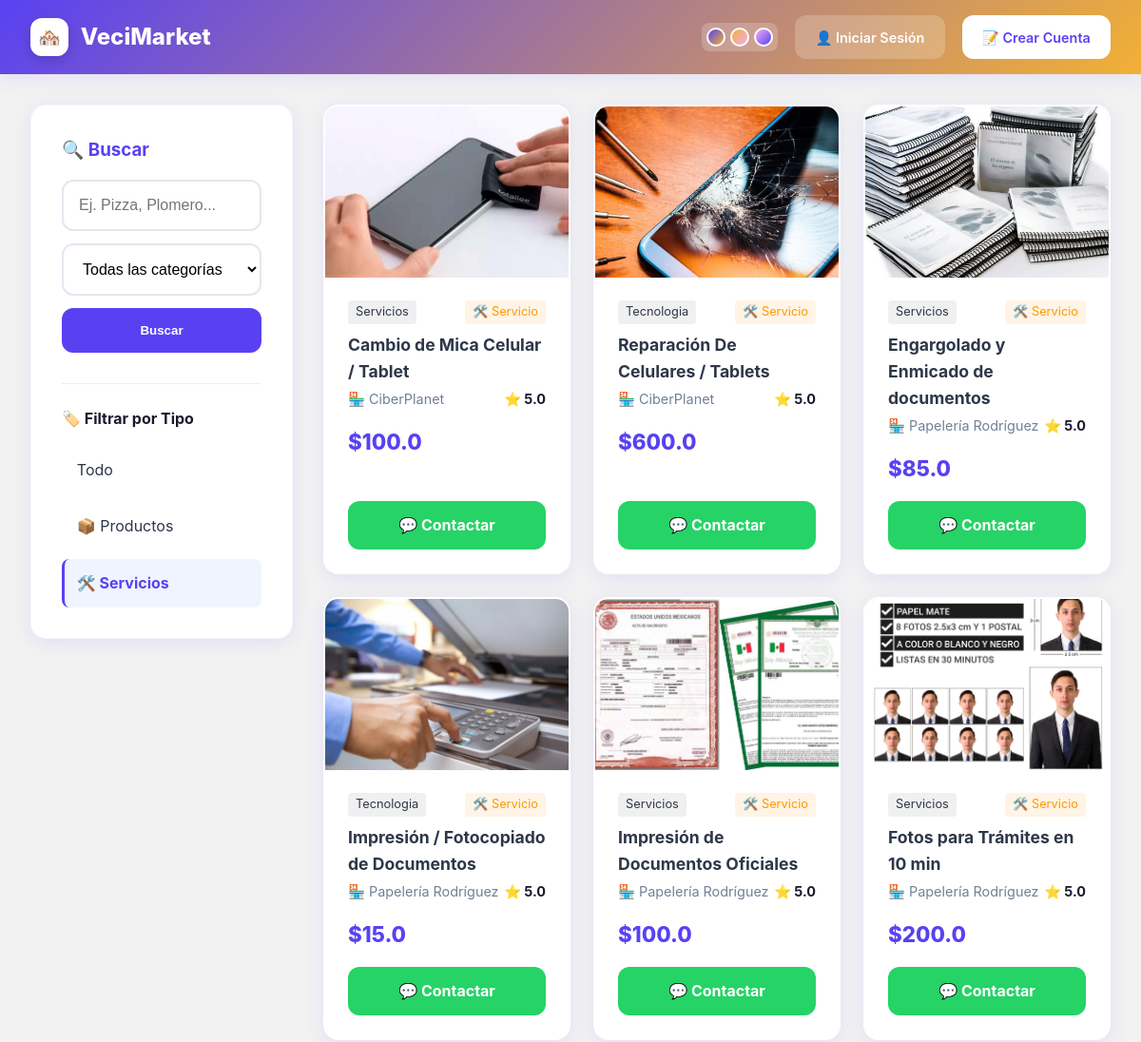
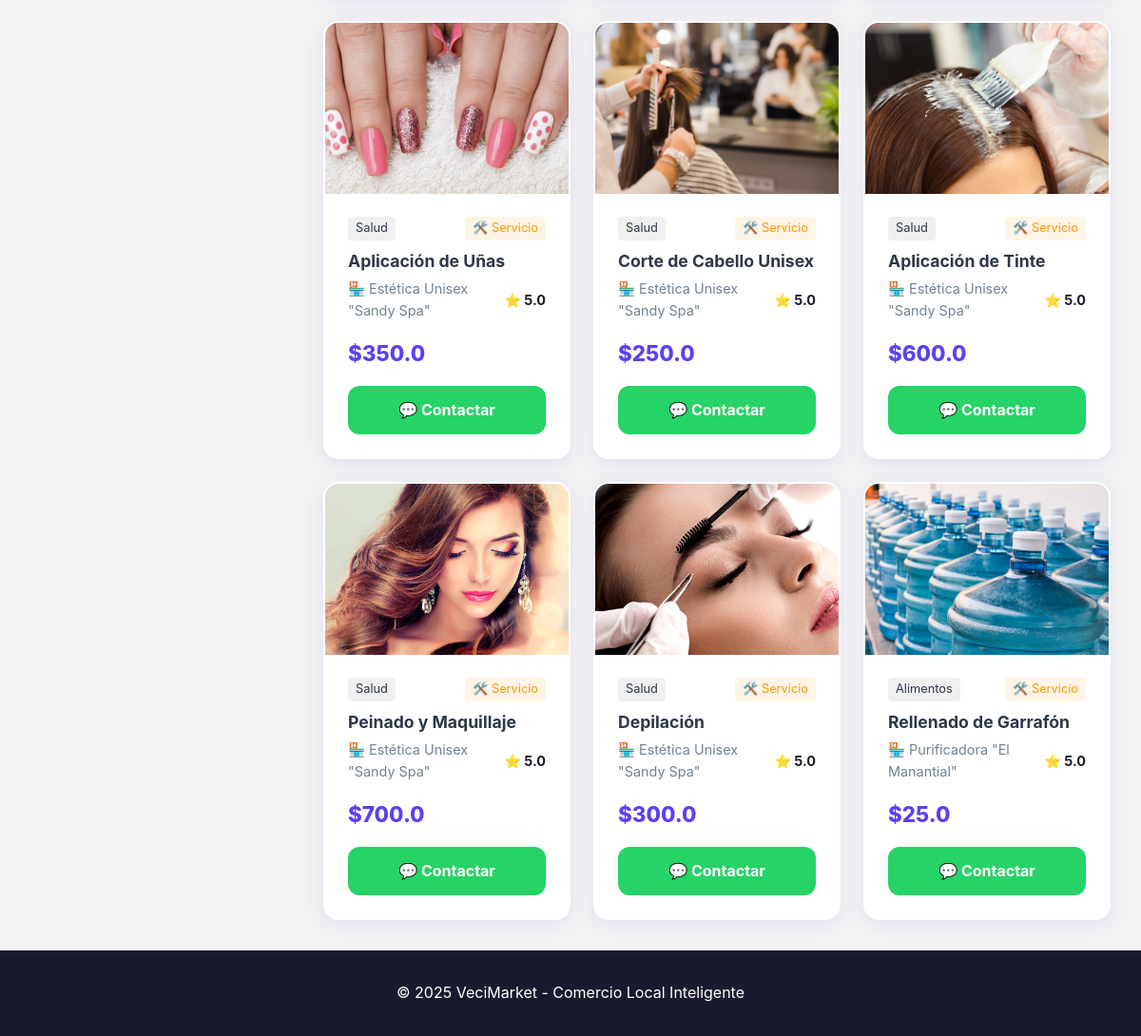
The page /catalogo?tipo=servicio on the database its author committed (2 pictures, top to bottom).
### app/models.py (models this page shows)
class Producto(db.Model):
    id = db.Column(db.Integer, primary_key=True)
    nombre = db.Column(db.String(100), nullable=False)
    precio = db.Column(db.Float, nullable=False)
    descripcion = db.Column(db.Text, nullable=True)
    categoria = db.Column(db.String(50), default='General')
    imagen = db.Column(db.String(100), default='default.jpg')
    tipo = db.Column(db.String(20), default='producto')
    stock_actual = db.Column(db.Integer, default=0)
    stock_minimo = db.Column(db.Integer, default=5)
    tienda_id = db.Column(db.Integer, db.ForeignKey('usuario.id'), nullable=False)

class Usuario(UserMixin, db.Model):
    id = db.Column(db.Integer, primary_key=True)
    email = db.Column(db.String(100), unique=True, nullable=False)
    password = db.Column(db.String(100), nullable=False)
    nombre = db.Column(db.String(100), nullable=False)
    rol = db.Column(db.String(20), nullable=False)
    telefono = db.Column(db.String(20), nullable=True)
    direccion_tienda = db.Column(db.String(200), nullable=True)
    calificacion = db.Column(db.Float, default=5.0)
    productos = db.relationship('Producto', backref='propietario', lazy=True)
    compras = db.relationship('Pedido', foreign_keys='Pedido.cliente_id', backref='cliente', lazy=True)
    entregas = db.relationship('Pedido', foreign_keys='Pedido.repartidor_id', backref='repartidor', lazy=True)

### app/market/routes.py (the view)
@market.route('/catalogo')
def catalogo():
    categoria = request.args.get('categoria')
    busqueda = request.args.get('q')
    query = Producto.query.filter(Producto.stock_actual > 0)
    if categoria:
        query = query.filter_by(categoria=categoria)
    if busqueda:
        query = query.filter(Producto.nombre.contains(busqueda))
    productos = query.all()
    categorias_raw = db.session.query(Producto.categoria).distinct().all()
    categorias = [c[0] for c in categorias_raw]
    return render_template('market/index.html', productos=productos, categorias=categorias)

### app/templates/market/index.html (shortened to what this page needs)
{% extends "base.html" %}
{% block content %}
<div class="grid" style="grid-template-columns: 1fr 3fr; gap: 2rem; align-items: start;">
    <div>
        <div class="card" style="position: sticky; top: 100px;">
            <h3 style="color: var(--primary); margin-bottom: 1rem;">🔍 Buscar</h3>
            <form action="{{ url_for('market.catalogo') }}" method="GET" style="margin-bottom: 2rem;">
                <input type="text" name="q" placeholder="Ej. Pizza, Plomero..." value="{{ request.args.get('q', '') }}" style="margin-bottom: 0.8rem;">
                <select name="categoria" style="margin-bottom: 0.8rem; cursor: pointer;">
                    <option value="">Todas las categorías</option>
                </select>
                <button class="btn-primary" type="submit">Buscar</button>
            </form>
            <hr style="border: 0; border-top: 1px solid #eee; margin: 1.5rem 0;">
            <h4 style="color: var(--dark); margin-bottom: 1rem; font-size: 1rem;">🏷️ Filtrar por Tipo</h4>
            <div style="display: flex; flex-direction: column; gap: 0.5rem;">
                <a href="{{ url_for('market.catalogo') }}" class="cat-link {% if not request.args.get('tipo') %}active{% endif %}">Todo</a>
                <a href="{{ url_for('market.catalogo', tipo='producto') }}" class="cat-link {% if request.args.get('tipo') == 'producto' %}active{% endif %}">📦 Productos</a>
                <a href="{{ url_for('market.catalogo', tipo='servicio') }}" class="cat-link {% if request.args.get('tipo') == 'servicio' %}active{% endif %}">🛠️ Servicios</a>
            </div>
        </div>
    </div>
    <div>
        <div class="grid" style="grid-template-columns: repeat(auto-fill, minmax(240px, 1fr)); gap: 1.5rem;">
            {% for p in productos %}
                {% if not request.args.get('tipo') or request.args.get('tipo') == p.tipo %}
                <div class="product-card">
                    <img src="{{ url_for('static', filename='uploads/' + p.imagen) }}" class="product-image" alt="{{ p.nombre }}">
                    <div class="product-content">
                        <div style="display: flex; justify-content: space-between; align-items: start; margin-bottom: 0.5rem;">
                            <span class="badge" style="background: #f0f0f0; padding: 2px 8px; border-radius: 4px; font-size: 0.8rem;">{{ p.categoria }}</span>
                            {% if p.tipo == 'servicio' %}
                                <span class="badge" style="background: #FFF4E5; color: #FF9800; padding: 2px 8px; border-radius: 4px; font-size: 0.8rem;">🛠️ Servicio</span>
                            {% endif %}
                        </div>
                        <h3 style="font-size: 1.1rem; margin-bottom: 0.2rem;">{{ p.nombre }}</h3>
                        <div style="display: flex; justify-content: space-between; align-items: center; margin-bottom: 1rem; font-size: 0.9rem;">
                            <span style="color: var(--text-light);">🏪 {{ p.propietario.nombre }}</span>
                            <span style="font-weight: 700; color: var(--dark); display: flex; align-items: center; gap: 3px;">
                                <span style="color: #F59E0B;">⭐</span> {{ p.propietario.calificacion }}
                            </span>
                        </div>
                        <div style="font-size: 1.4rem; font-weight: 800; color: var(--primary); margin-bottom: 1rem;">
                            ${{ p.precio }}
                        </div>
                        {% if p.tipo == 'servicio' %}
                            <a href="https://wa.me/52{{ p.propietario.telefono }}?text=Hola, vi tu servicio de {{ p.nombre }} en VeciMarket" target="_blank" class="whatsapp-btn">
                                💬 Contactar
                            </a>
                        {% else %}
                            <a href="{{ url_for('market.agregar_carrito', id=p.id) }}" class="btn-primary" style="text-align: center; text-decoration: none; padding: 0.7rem;">
                                Agregar +
                            </a>
                        {% endif %}
                    </div>
                </div>
                {% endif %}
            {% endfor %}
        </div>
    </div>
</div>
{% endblock %}

### app/templates/base.html (style rules this page uses)
:root { --primary: #5941F2; --secondary: #F2AEEE; --accent: #F2B035; --danger: #F24535; --background: #F2F2F2; --white: #ffffff; --dark: #1a1a2e; --text: #2d3748; --text-light: #718096; --shadow: rgba(89, 65, 242, 0.1); --shadow-hover: rgba(89, 65, 242, 0.2); }
* { box-sizing: border-box; margin: 0; padding: 0; }
body { font-family: 'Inter', -apple-system, BlinkMacSystemFont, 'Segoe UI', sans-serif; background: var(--background); color: var(--text); line-height: 1.6; transition: all 0.3s ease; min-height: 100vh; display: flex; flex-direction: column; }
.card { background: var(--white); border-radius: 16px; padding: 2rem; box-shadow: 0 4px 20px var(--shadow); margin-bottom: 2rem; border: 1px solid rgba(89, 65, 242, 0.05); }
input, select, textarea { width: 100%; padding: 1rem; margin-bottom: 1rem; border-radius: 12px; border: 2px solid #e2e8f0; font-size: 1rem; background: var(--white); }
.btn-primary { background: var(--primary); color: white; padding: 1rem 2rem; border: none; border-radius: 12px; cursor: pointer; font-weight: 700; width: 100%; transition: transform 0.2s; }
.grid { display: grid; grid-template-columns: repeat(auto-fit, minmax(280px, 1fr)); gap: 1.5rem; }

### app/templates/market/index.html (style rules this page uses)
.product-card { background: var(--white); border-radius: 16px; overflow: hidden; box-shadow: 0 4px 20px var(--shadow); transition: all 0.3s ease; border: 2px solid transparent; display: flex; flex-direction: column; position: relative; }
.product-image { width: 100%; height: 180px; object-fit: cover; background: #eee; }
.product-content { padding: 1.5rem; flex-grow: 1; display: flex; flex-direction: column; }
.whatsapp-btn { background: #25D366; color: white; width: 100%; padding: 0.8rem; border-radius: 12px; font-weight: 700; text-decoration: none; display: inline-block; text-align: center; border: none; margin-top: auto; transition: transform 0.2s; }
.cat-link { display: block; padding: 0.8rem; color: var(--text); text-decoration: none; border-radius: 8px; transition: background 0.2s; border-left: 3px solid transparent; }
.cat-link.active { background: #f0f4ff; color: var(--primary); border-left-color: var(--primary); font-weight: 700; }

### rows shown on the page
Producto: imagen (picture), categoria "Servicios", tipo "🛠️ Servicio", nombre "Cambio de Mica Celular / Tablet", propietario.nombre "CiberPlanet", propietario.calificacion "5.0", precio "100.0"
Producto: imagen (picture), categoria "Tecnologia", tipo "🛠️ Servicio", nombre "Reparación De Celulares / Tablets", propietario.nombre "CiberPlanet", propietario.calificacion "5.0", precio "600.0"
Producto: imagen (picture), categoria "Servicios", tipo "🛠️ Servicio", nombre "Engargolado y Enmicado de documentos", propietario.nombre "Papelería Rodríguez", propietario.calificacion "5.0", precio "85.0"
Producto: imagen (picture), categoria "Tecnologia", tipo "🛠️ Servicio", nombre "Impresión / Fotocopiado de Documentos", propietario.nombre "Papelería Rodríguez", propietario.calificacion "5.0", precio "15.0"
Producto: imagen (picture), categoria "Servicios", tipo "🛠️ Servicio", nombre "Impresión de Documentos Oficiales", propietario.nombre "Papelería Rodríguez", propietario.calificacion "5.0", precio "100.0"
Producto: imagen (picture), categoria "Servicios", tipo "🛠️ Servicio", nombre "Fotos para Trámites en 10 min", propietario.nombre "Papelería Rodríguez", propietario.calificacion "5.0", precio "200.0"
Producto: imagen (picture), categoria "Salud", tipo "🛠️ Servicio", nombre "Aplicación de Uñas", propietario.nombre "Estética Unisex \"Sandy Spa\"", propietario.calificacion "5.0", precio "350.0"
Producto: imagen (picture), categoria "Salud", tipo "🛠️ Servicio", nombre "Corte de Cabello Unisex", propietario.nombre "Estética Unisex \"Sandy Spa\"", propietario.calificacion "5.0", precio "250.0"
Producto: imagen (picture), categoria "Salud", tipo "🛠️ Servicio", nombre "Aplicación de Tinte", propietario.nombre "Estética Unisex \"Sandy Spa\"", propietario.calificacion "5.0", precio "600.0"
Producto: imagen (picture), categoria "Salud", tipo "🛠️ Servicio", nombre "Peinado y Maquillaje", propietario.nombre "Estética Unisex \"Sandy Spa\"", propietario.calificacion "5.0", precio "700.0"
Producto: imagen (picture), categoria "Salud", tipo "🛠️ Servicio", nombre "Depilación", propietario.nombre "Estética Unisex \"Sandy Spa\"", propietario.calificacion "5.0", precio "300.0"
Producto: imagen (picture), categoria "Alimentos", tipo "🛠️ Servicio", nombre "Rellenado de Garrafón", propietario.nombre "Purificadora \"El Manantial\"", propietario.calificacion "5.0", precio "25.0"
